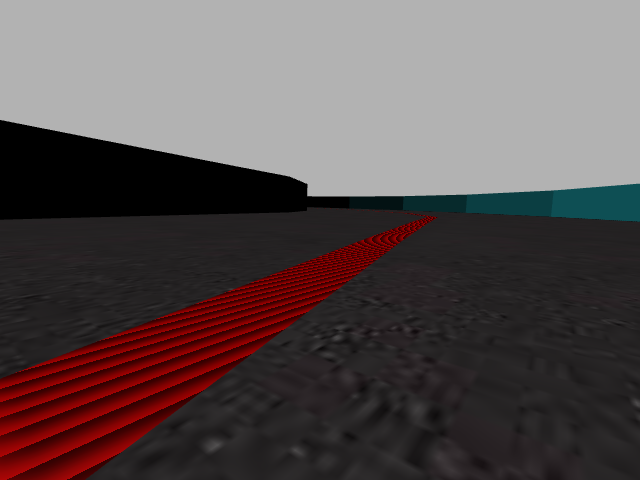
#> input picture Follow Line/Failed_driving/7w/Images/146.png, 640 x 480 px
$ python -i analysis_data.py   (imports and definitions only)
#> lines starting #> are read from the running program, lines starting #| are printed output that depends on the picture
#!/usr/bin/python
#-*- coding: utf-8 -*-

import numpy as np
import glob
import cv2


def get_images(list_images):
    # We read the images
    array_imgs = []
    for name in list_images:
        img = cv2.imread(name)
        img = cv2.cvtColor(img, cv2.COLOR_BGR2RGB)
        array_imgs.append(img)

    return array_imgs


def parse_json(data):
    array_w = []
    array_v = []
    # We process json
    data_parse = data.split('}')[:-1]
    for d in data_parse:
        v = d.split('"v": ')[1]
        d_parse = d.split(', "v":')[0]
        w = d_parse.split(('"w": '))[1]
        array_v.append(format(float(v), '.6f'))
        array_w.append(float(w))

    return array_w, array_v


def calculate_accuracy(labels, y_predict):
    top_k = 0
    for i in range(0, len(labels)):
        if labels[i] == y_predict[i]:
            top_k += 1
    top_k = top_k * 100 / len(labels)
    return top_k


# [19 lines not run here, left out]

>>> import cv2
>>> picture = cv2.imread('Failed_driving/7w/Images/146.png', cv2.IMREAD_GRAYSCALE)
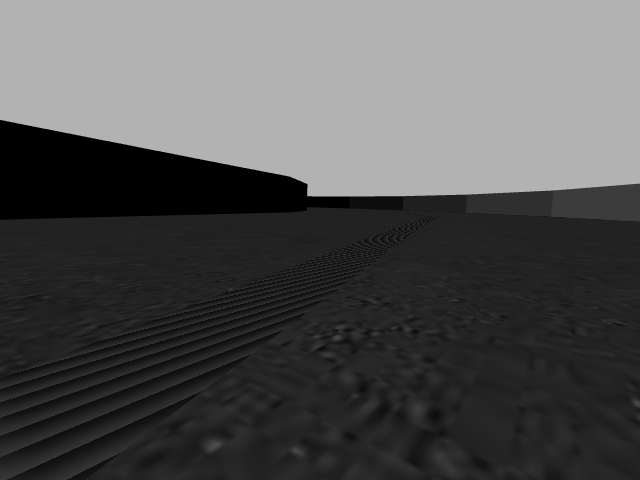
#> picture: shape (480, 640); min 0, max 178, mean 83.8
#> (the run stopped early here; a loop or call above may not have finished)

$ run again, on Follow Line/Failed_driving/7w/Images/216.png
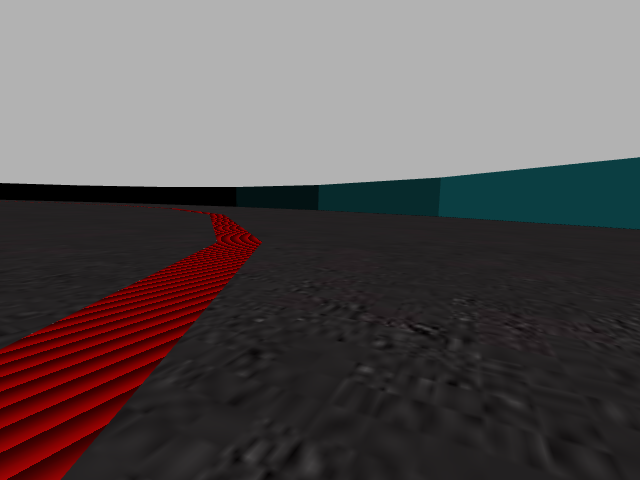
#> input picture Follow Line/Failed_driving/7w/Images/216.png, 640 x 480 px
#> `picture = cv2.imread('Failed_driving/7w/Images/146.png', cv2.IMREAD_GR..`:
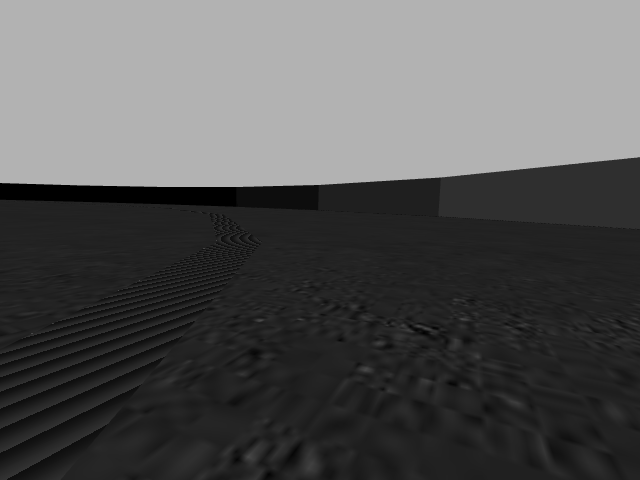
#> picture: shape (480, 640); min 0, max 178, mean 87.1

$ run again, on Follow Line/Failed_driving/7w/Images/246.png
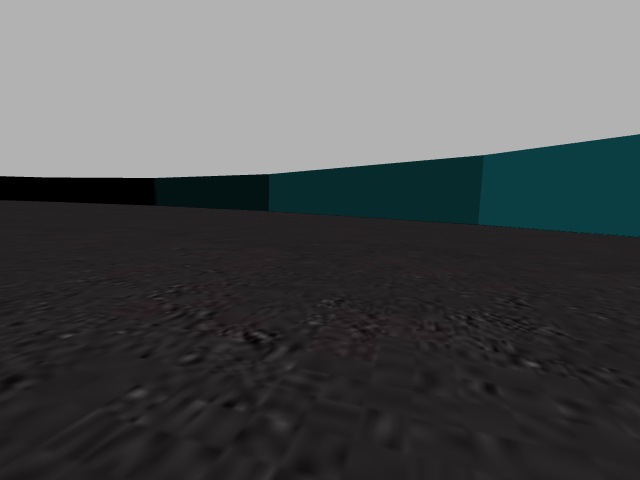
#> input picture Follow Line/Failed_driving/7w/Images/246.png, 640 x 480 px
#> `picture = cv2.imread('Failed_driving/7w/Images/146.png', cv2.IMREAD_GR..`:
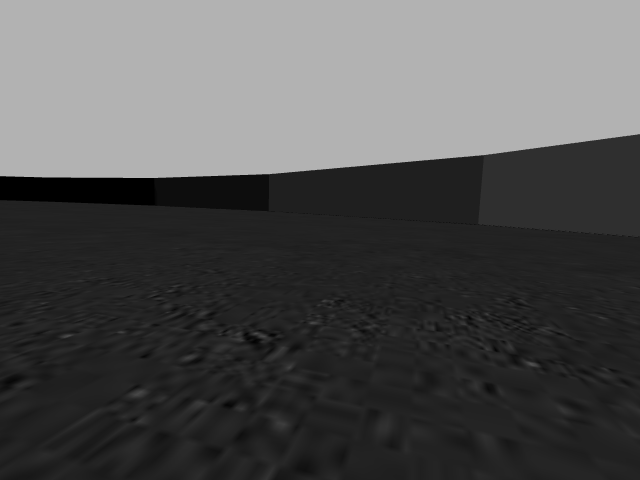
#> picture: shape (480, 640); min 0, max 178, mean 83.1

$ run again, on Follow Line/Failed_driving/7w/Images/274.png
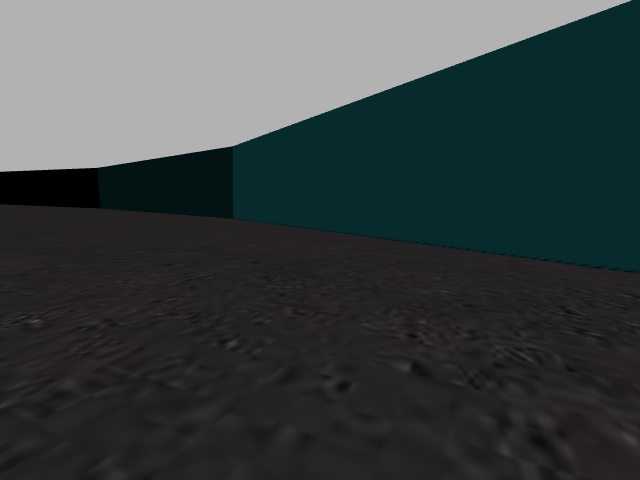
#> input picture Follow Line/Failed_driving/7w/Images/274.png, 640 x 480 px
#> `picture = cv2.imread('Failed_driving/7w/Images/146.png', cv2.IMREAD_GR..`:
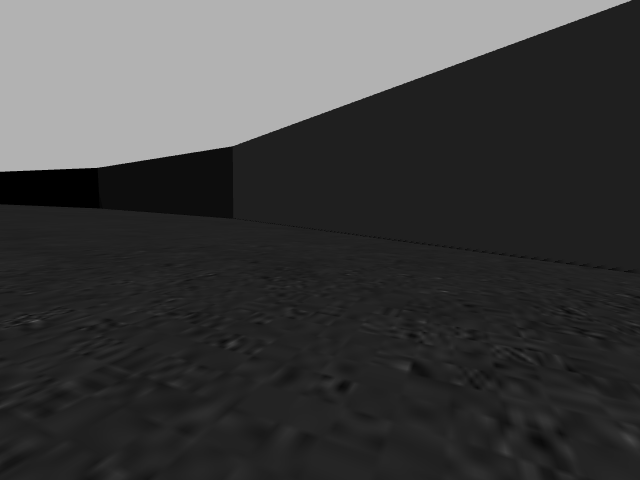
#> picture: shape (480, 640); min 0, max 178, mean 63.8
